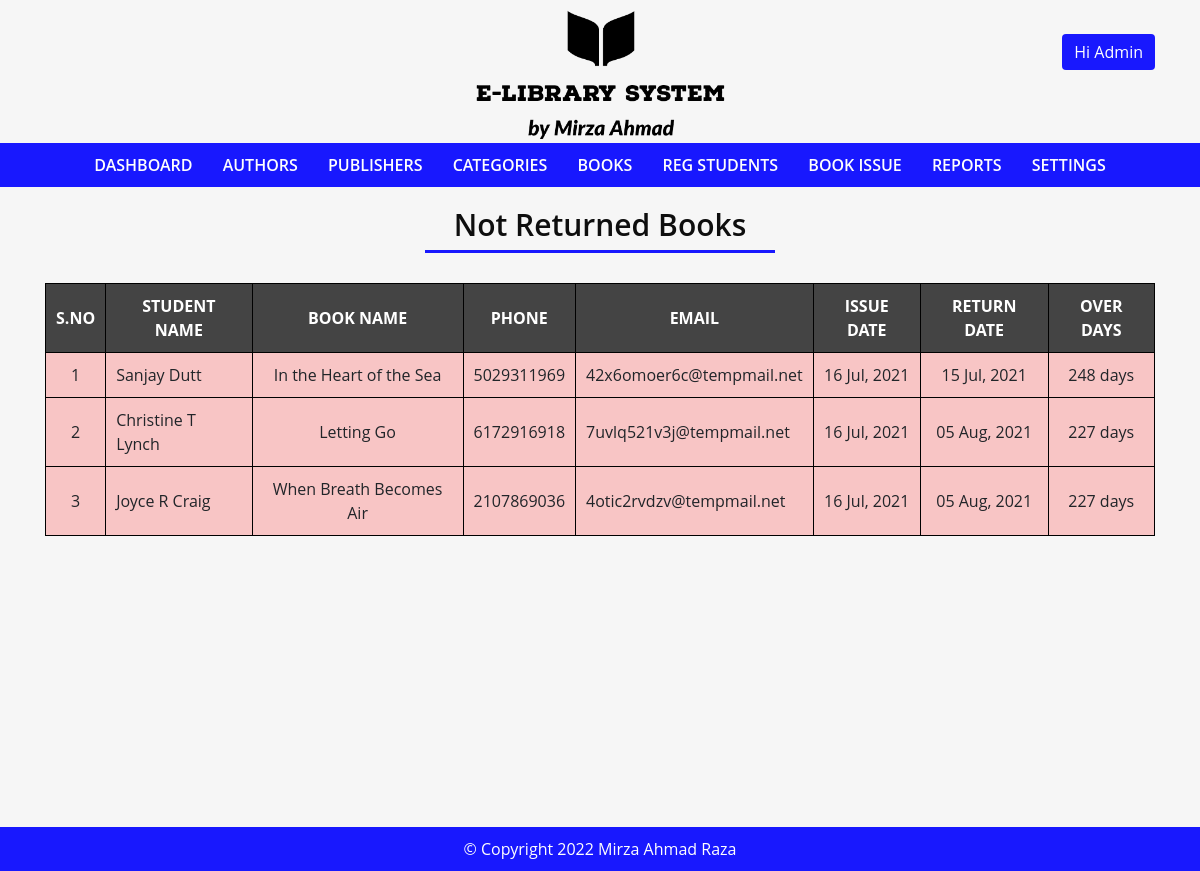
Screenshot of /not-returned.php (signed in) with the database file from the repository.
### tables this page shows
CREATE TABLE IF NOT EXISTS `book_issue` (
  `issue_id` int(11) NOT NULL AUTO_INCREMENT,
  `issue_name` varchar(50) NOT NULL,
  `issue_book` varchar(40) NOT NULL,
  `issue_date` date DEFAULT NULL,
  `return_date` date DEFAULT NULL,
  `issue_status` varchar(10) NOT NULL,
  `return_day` date DEFAULT NULL,
  `fine` int(11) DEFAULT NULL,
  PRIMARY KEY (`issue_id`)
);

CREATE TABLE IF NOT EXISTS `student` (
  `student_id` int(11) NOT NULL AUTO_INCREMENT,
  `student_name` varchar(50) NOT NULL,
  `student_address` varchar(100) NOT NULL,
  `student_gender` varchar(10) NOT NULL,
  `student_class` varchar(30) NOT NULL,
  `student_age` int(11) NOT NULL,
  `student_phone` varchar(12) NOT NULL,
  `student_email` varchar(30) NOT NULL,
  PRIMARY KEY (`student_id`)
);

CREATE TABLE IF NOT EXISTS `book` (
  `book_id` int(11) NOT NULL AUTO_INCREMENT,
  `book_name` varchar(50) NOT NULL,
  `book_category` varchar(30) NOT NULL,
  `book_author` varchar(50) NOT NULL,
  `book_publisher` varchar(40) NOT NULL,
  `book_status` varchar(10) NOT NULL,
  PRIMARY KEY (`book_id`)
);

### not-returned.php (the view, shortened to what this page needs)
<?php include "header.php" ?>
<div id="admin-content">
    <div class="container">
        <div class="row">
            <div class="offset-md-4 col-md-4">
                <h2 class="admin-heading text-center">Not Returned Books</h2>
            </div>
        </div>
        <?php
        $sql = "SELECT book_issue.issue_id,book_issue.issue_name,book_issue.issue_book,book_issue.issue_status,
                  book_issue.issue_date,book_issue.return_date,student.student_id,student.student_phone,student.student_email,student.student_name,book.book_name FROM book_issue
                  LEFT JOIN student ON book_issue.issue_name = student.student_id
                  LEFT JOIN book ON book_issue.issue_book = book.book_id
                  ORDER BY book_issue.issue_id DESC";
        $result = mysqli_query($conn, $sql) or die("SQL query failed.");
        if(mysqli_num_rows($result) > 0){ ?>
        <div class="row">
            <div class="col-md-12">
              <table class="content-table">
                  <thead>
                    <th>S.No</th>
                    <th>Student Name</th>
                    <th>Book Name</th>
                    <th>Phone</th>
                    <th>Email</th>
                    <th>Issue Date</th>
                    <th>Return Date</th>
                    <th>Over Days</th>
                  </thead>
                  <tbody>
                    <?php $serial = 1;
                    while($row = mysqli_fetch_assoc($result)) {
                    if((date('Y-m-d') > $row['return_date']) && $row['issue_status'] == "N"){
                    $over = 'style="background:rgba(255,0,0,0.2)"';
                    }else{ $over = ''; }?>
                    <tr <?php echo $over; ?> >
                      <td><?php echo $serial; ?></td>
                      <td><?php echo $row['student_name']; ?></td>
                      <td><?php echo $row['book_name']; ?></td>
                      <td><?php echo $row['student_phone']; ?></td>
                      <td><?php echo $row['student_email']; ?></td>
                      <td><?php echo date('d M, Y',strtotime($row['issue_date'])); ?></td>
                      <td><?php echo date('d M, Y',strtotime($row['return_date'])); ?></td>
                      <td>
                      <?php
                          $date1 = date_create(date('Y-m-d'));
                          $date2 = date_create($row['return_date']);
                          if($date1 > $date2){
                            $diff = date_diff($date1,$date2);
                            echo $days = $diff->format('%a days');
                          }else{
                            echo '0 days';
                          } ?>
                      </td>
                    </tr>
                    <?php $serial++; } ?>
                  </tbody>
              </table>
            </div>
        </div>
        <?php } ?>
    </div>
</div>
<?php include "footer.php" ?>

### css/style.css (style rules this page uses)
body { background: #F6F6F6; font-family: 'Open Sans', sans-serif; }
#admin-content { min-height: 80vh; padding: 20px 0 40px; }
#admin-content .admin-heading { color: #0E0E0E; font-size: 30px; font-weight: 600; margin: 0 0 40px; position: relative; }
#admin-content .admin-heading:after { content : ""; background: #0000ff; width: 100%; height: 3px; opacity: 0.9; position: absolute; left: 0; bottom: -10px; }
#admin-content .content-table { width: 100%; margin: 0 0 20px; }
#admin-content .content-table thead { background: #444; color: #fff; }
#admin-content .content-table th { text-align: center; text-transform: uppercase; border: 1px solid #000; padding: 10px; }
#admin-content .content-table tbody tr:nth-child(odd) { background: #e7e7e7; }
#admin-content .content-table tbody tr:nth-child(even) { background: transparent; }
#admin-content .content-table tbody td { text-align: center; border: 1px solid #000; padding: 10px; }
#admin-content .content-table tbody td:nth-child(2), #admin-content .content-table tbody td:nth-child(5) { text-align: left; }

### rows the page displays
book_issue: student.student_name "Sanjay Dutt", book.book_name "In the Heart of the Sea", student.student_phone "5029311969", student.student_email "42x6omoer6c@tempmail.net", issue_date "16 Jul, 2021", return_date "15 Jul, 2021", return_date "248 days"
book_issue: student.student_name "Christine T Lynch", book.book_name "Letting Go", student.student_phone "6172916918", student.student_email "7uvlq521v3j@tempmail.net", issue_date "16 Jul, 2021", return_date "05 Aug, 2021", return_date "227 days"
book_issue: student.student_name "Joyce R Craig", book.book_name "When Breath Becomes Air", student.student_phone "2107869036", student.student_email "4otic2rvdzv@tempmail.net", issue_date "16 Jul, 2021", return_date "05 Aug, 2021", return_date "227 days"
